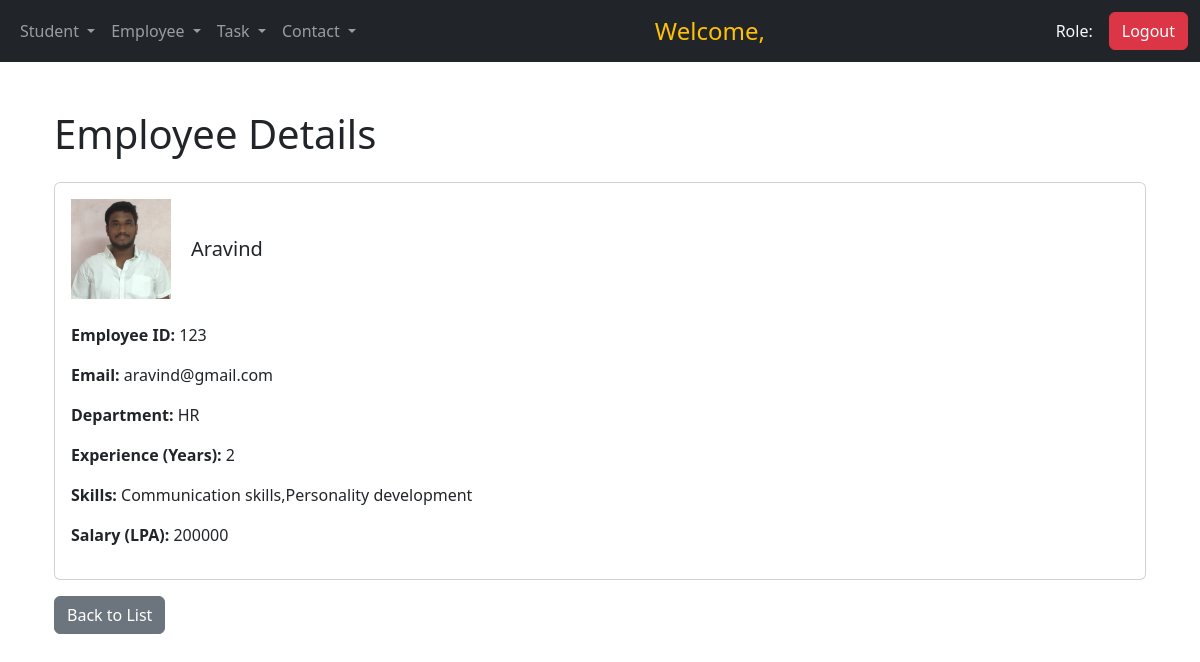
/view_employee/1/, run on the app's committed database.
### operations/models.py (models this page shows, shortened)
class Employee(models.Model):
    employeeid=models.CharField(max_length=100)
    employeename=models.CharField(max_length=50)
    email = models.CharField(max_length=50, null=True, blank=True)
    department = models.CharField(max_length=100, null=True, blank=True)
    experience = models.CharField(max_length=50, null=True, blank=True,)
    skills=models.CharField(max_length=50,null=True, blank=True,)
    salary = models.CharField(max_length=50, null=True, blank=True)
    serial_number = models.PositiveIntegerField(default=0)
    profile_picture = models.ImageField(upload_to='employee_pictures/', blank=True, null=True)  # Add this line

### operations/views.py (the view)
# urls.py: path('view_employee/<int:pk>/', views.view_employee, name='view_employee'),
def view_employee(request, pk):
    employee = get_object_or_404(Employee, pk=pk)
    return render(request, 'employees/view-employee.html', {'employee': employee})

### operations/templates/employees/view-employee.html
{% extends 'base.html' %}
{% block content %}
<div class="container mt-5">
    <h1 class="mb-4">Employee Details</h1>
    <div class="card">
        <div class="card-body">
            <div class="d-flex align-items-center mb-4">
                {% if employee.profile_picture %}
                    <img src="{{ employee.profile_picture.url }}" alt="Profile Picture" style="width: 100px; height: 100px; object-fit: cover; margin-right: 20px;">
                {% else %}
                    <img src="https://cdn-icons-png.flaticon.com/512/847/847969.png" alt="Default Icon" style="width: 100px; height: 100px; object-fit: cover; margin-right: 20px;">
                {% endif %}
                <h5 class="card-title mb-0">{{ employee.employeename }}</h5>
            </div>
            <p><strong>Employee ID:</strong> {{ employee.employeeid }}</p>
            <p><strong>Email:</strong> {{ employee.email }}</p>
            <p><strong>Department:</strong> {{ employee.department }}</p>
            <p><strong>Experience (Years):</strong> {{ employee.experience }}</p>
            <p><strong>Skills:</strong> {{ employee.skills }}</p>
            <p><strong>Salary (LPA):</strong> {{ employee.salary }}</p>
        </div>
    </div>
    <a href="{% url 'employee_list' %}" class="btn btn-secondary mt-3">Back to List</a>
</div>
{% endblock %}

### data on the page
Employee: profile_picture (picture), employeename "Aravind", employeeid "123", email "aravind@gmail.com", department "HR", experience "2", skills "Communication skills,Personality development", salary "200000"
